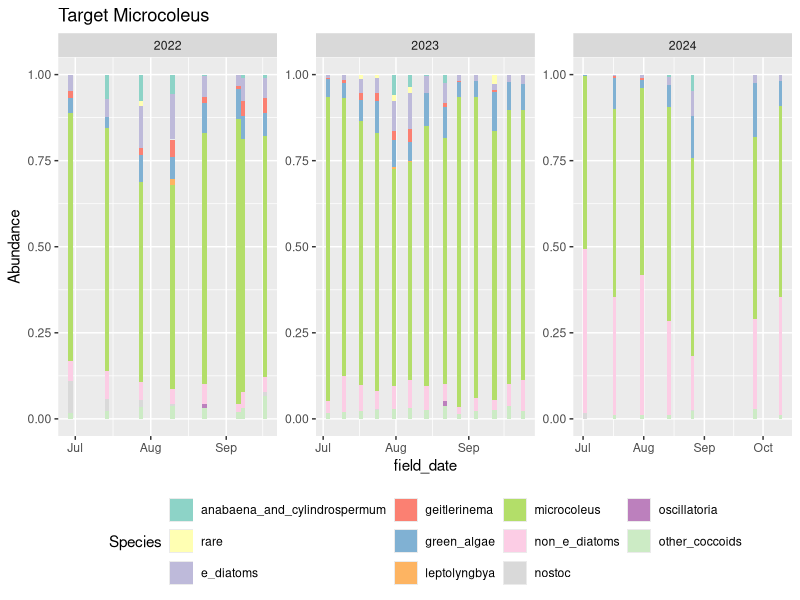
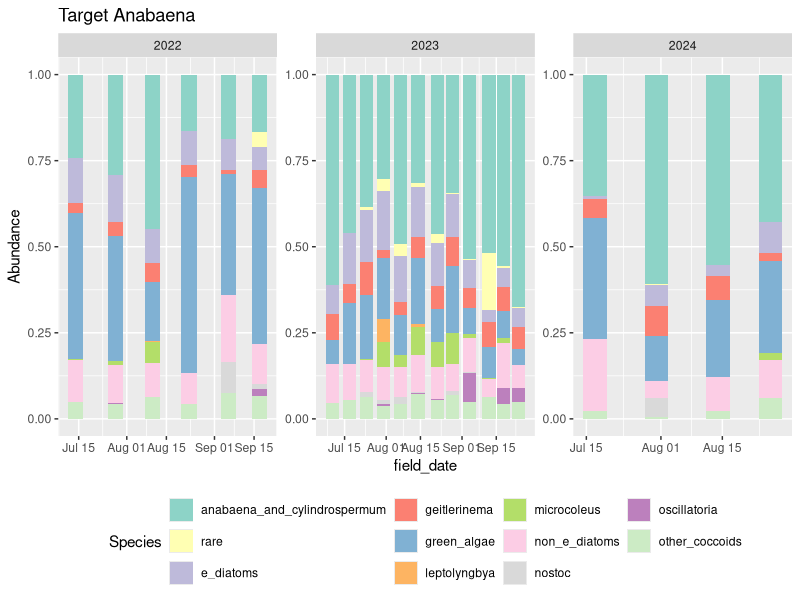
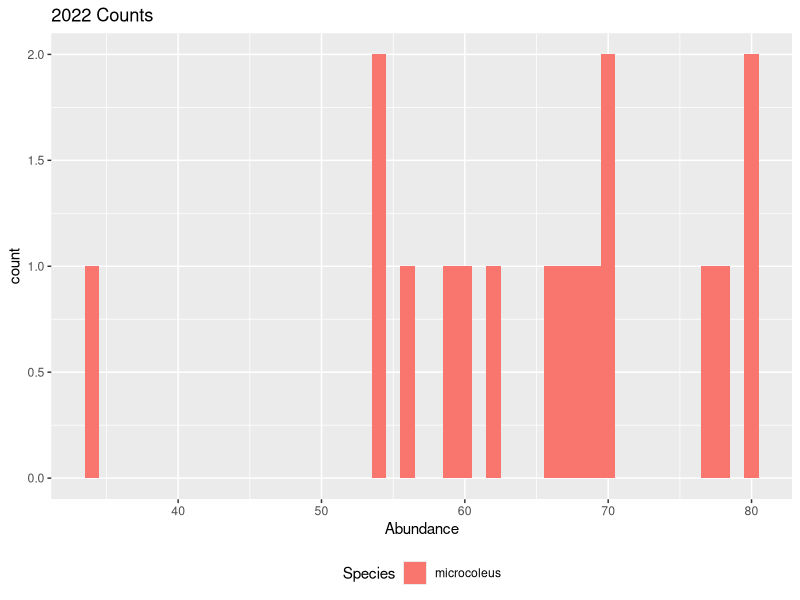
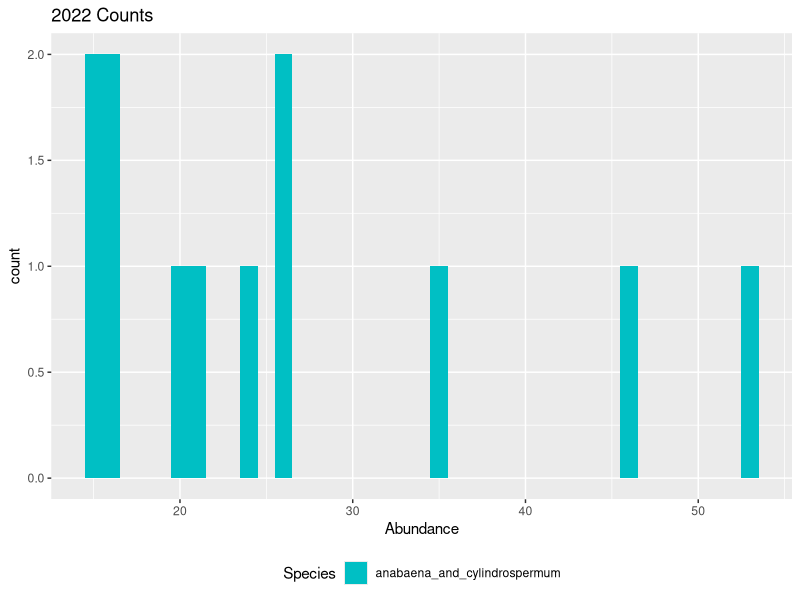
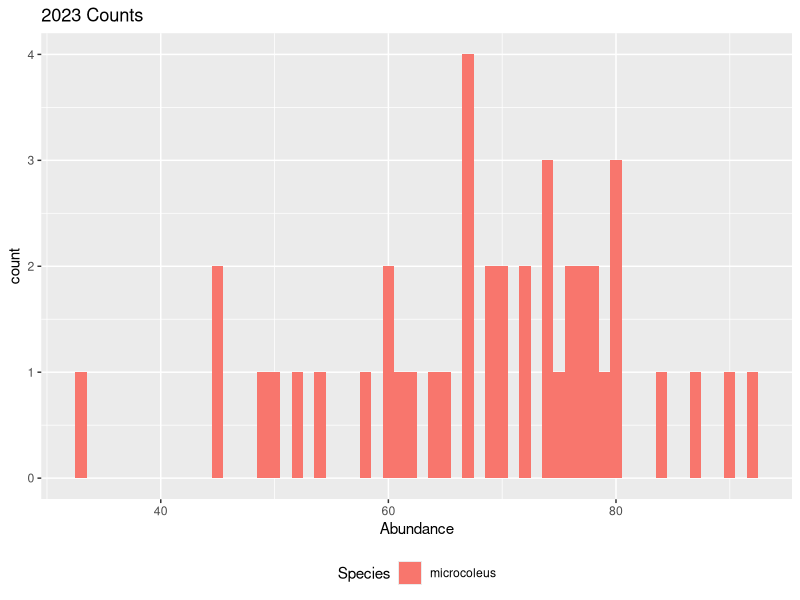
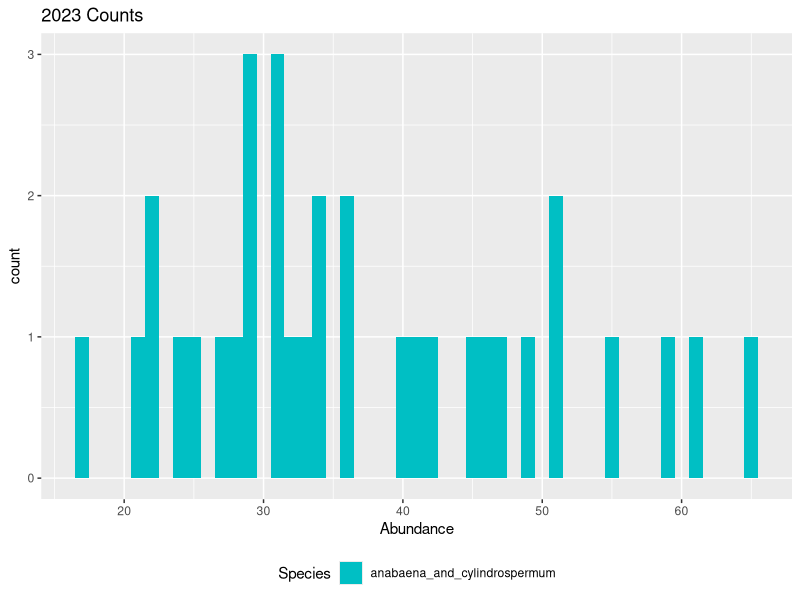
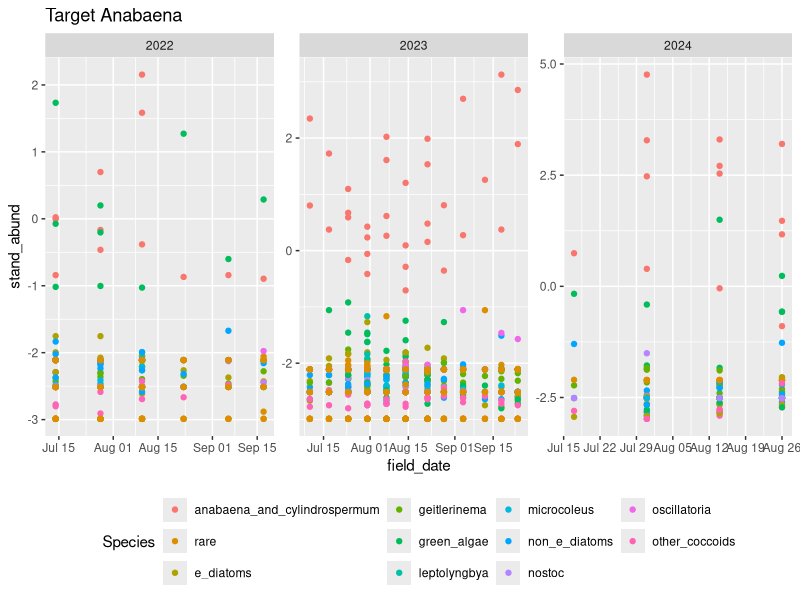

These figures' R source, in order:
###########################
#Microscopy initial visualizations
###########################

library(tidyverse)
library(ggplot2)
library(here)
library(lubridate)
library(forcats)
library(RColorBrewer)

#Read in 2022 and 2023 data
microdata <- read.csv(here::here("data/Target Microscopy.csv"))

#Clean data for analysis
microscopy_non_avg <- microdata %>% 
  filter(grepl("SFE", site_reach)) %>%  #Keep sites that include string "SFE"
  separate(site_reach, into=c("site", "location", "reach"), 
           sep="-") %>% #Split location columns into separate categories
  filter(grepl("M", location)) %>% #Keep Miranda sites, remove Standish-Hicky (SH) sites
  mutate(field_date = as.Date(field_date, format="%m/%d/%y")) %>%  #Fix date data type
  mutate(year = year(field_date)) %>%  #create year column
  relocate(year, .after = field_date) %>%   #reorganize column order
  select(!non_algal) %>% #Remove column measuring sediment amount
  pivot_longer(microcoleus:aphanothece, names_to = "Species", values_to = "Abundance")    #Change layout of dataframe
  
  #Average together slide replicates  
  averaged_slides <- microscopy_non_avg %>% 
    filter(!slide_rep == "Final") %>%
    group_by(field_date, year, site, location, reach, sample_type, date_analyzed, 
             method, Species) %>% 
    dplyr::summarise(Abundance = mean(Abundance)) %>% 
    mutate(slide_rep = "Final") %>% 
    relocate(slide_rep, .after = sample_type)
  #Pull out already processed slides
  processed_slides <- microscopy_non_avg %>% 
    filter(slide_rep == "Final")
  #Bind together dataframes
  microscopy <- rbind(averaged_slides, processed_slides)
  
  
#Do TAC samples all actually contain Anabaena?
TAC <- microscopy %>% 
  filter(sample_type == "TAC" & Species == "anabaena_and_cylindrospermum")

which(TAC$Abundance < 10) #Are there any instances where Abundance is small? FALSE = no
which(TAC$Abundance < 20)
  #Some instances where Anabaena is less than 20% in TAC sample

#Are there any species that never appear?
non_occurences <- microscopy %>% 
  group_by(year, sample_type, Species) %>% 
  dplyr::summarise(Sum = sum(Abundance))

rownum <- which(non_occurences$Sum <= 0) #Which samples have no occurences per each target and year?

rare_species <- non_occurences %>% 
  #dplyr::filter(year == "2022") %>% 
  ungroup() %>% 
  dplyr::slice(rownum)

rare_names <- unique(rare_species$Species) #Names of the species that are rare

#Remove non-occuring species, and combine those that are super rare
microscopy1 <- microscopy %>% 
  #dplyr::filter(!Species == "tolypothrix") %>% #Remove non-occuring
  dplyr::mutate(Species = fct_collapse(Species,
                                        rare = c(rare_names)))


#Standardize TAC mats to Anabaena abundances
TAC_ref_group <- microscopy1 %>% 
  dplyr::filter(sample_type == "TAC") %>% 
  dplyr::filter(Species == "anabaena_and_cylindrospermum") %>%
  group_by(year) %>% 
  dplyr::summarise(ref_mean = mean(Abundance),
            ref_sd = sd(Abundance))  #Calculate mean and SD for Anabaena per year

#Standardize all TAC mat species using reference group
microscopy_TAC_stand <- microscopy1 %>% 
  dplyr::filter(sample_type == "TAC") %>% 
  mutate(stand_abund = (Abundance - TAC_ref_group$ref_mean) / TAC_ref_group$ref_sd) 



#------Plots and Graphs---------------------------------------




#Plot timeseries of within-mat species per year
ggplot(subset(microscopy1, sample_type %in% "TM"), aes(x = field_date, y = Abundance, fill = Species)) +
  facet_wrap(~year, scales = "free") +
  geom_col(position = "fill") + #Can't see the detail well, subset per year
  theme(legend.position="bottom") + 
  scale_fill_brewer(palette = "Set3") +
  labs(title = "Target Microcoleus")

ggplot(subset(microscopy1, sample_type %in% "TAC"), aes(x = field_date, y = Abundance, fill = Species)) +
  facet_wrap(~year, scales = "free") +
  geom_col(position = "fill") + #Can't see the detail well, subset per year
  theme(legend.position="bottom")+
  scale_fill_brewer(palette = "Set3") +
  labs(title = "Target Anabaena")

#Coding notes: add year %in% 2022 to subset if splitting up years again

#2022
#Histogram of Microcolus in TM samples
ggplot(subset(microscopy1, year %in% 2022 & 
                Species %in% "microcoleus" & 
                sample_type %in% "TM"), 
       aes(x = Abundance, fill = Species)) +
  geom_histogram(binwidth = 1, position="dodge") +
  labs(title = "2022 Counts") +
  theme(legend.position="bottom")

#Histogram of Anabaena in TA samples
ggplot(subset(microscopy, year %in% 2022 & 
                Species %in% "anabaena_and_cylindrospermum" &
                sample_type %in% "TAC"), 
       aes(x = Abundance, fill = Species)) +
  geom_histogram(binwidth = 1, position="dodge") +
  labs(title = "2022 Counts") +
  scale_fill_manual(values = c("anabaena_and_cylindrospermum" = "#00BFC4")) +
  theme(legend.position="bottom")



#2023

#Histogram of Microcolus in TM samples
  ggplot(subset(microscopy, year %in% 2023 & 
                  Species %in% "microcoleus" & 
                  sample_type %in% "TM"), 
         aes(x = Abundance, fill = Species)) +
    geom_histogram(binwidth = 1, position="dodge") +
    labs(title = "2023 Counts") +
    theme(legend.position="bottom")
  
  #Histogram of Anabaena in TA samples
  ggplot(subset(microscopy, year %in% 2023 & 
                  Species %in% "anabaena_and_cylindrospermum" &
                  sample_type %in% "TAC"), 
         aes(x = Abundance, fill = Species)) +
    geom_histogram(binwidth = 1, position="dodge") +
    labs(title = "2023 Counts") +
    scale_fill_manual(values = c("anabaena_and_cylindrospermum" = "#00BFC4")) +
    theme(legend.position="bottom")
  

  
  
#Plots using standardized values
  ggplot(subset(microscopy_TAC_stand), aes(x = field_date, y = stand_abund, color = Species)) +
    facet_wrap(~year, scales = "free") +
    geom_point() +
    theme(legend.position="bottom")+
    scale_fill_brewer(palette = "Set3") +
    labs(title = "Target Anabaena")
